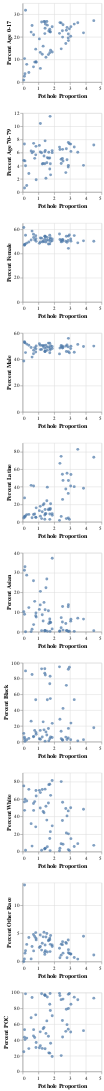

This figure's notebook cell:
### Code cell
import altair as alt

# Assuming demogsPotholesmerged_df is your DataFrame
alt.Chart(demogsPotholesmerged_df).mark_circle().encode(
    alt.X(alt.repeat("column"), type='quantitative'),
    alt.Y(alt.repeat("row"), type='quantitative'),
    tooltip=['ZIP_CODE', 'Pothole Proportion', 'Percent Age 0-17', 'Percent Age 70-79', 'Percent Female', 'Percent Male', 'Percent Latine', 'Percent Asian', 'Percent Black', 'Percent White', 'Percent Other Race', 'Percent POC']
).properties(
    width=150,
    height=150
).repeat(
    row=['Percent Age 0-17', 'Percent Age 70-79', 'Percent Female', 'Percent Male', 'Percent Latine', 'Percent Asian', 'Percent Black', 'Percent White', 'Percent Other Race', 'Percent POC'],
    column=['Pothole Proportion']
)

### Figure 1 — Vega-Lite specification as saved in the notebook (floating-point values rounded to 4 significant figures)
{"config": {"view": {"continuousWidth": 400, "continuousHeight": 300}}, "repeat": {"column": ["Pothole Proportion"], "row": ["Percent Age 0-17", "Percent Age 70-79", "Percent Female", "Percent Male", "Percent Latine", "Percent Asian", "Percent Black", "Percent White", "Percent Other Race", "Percent POC"]}, "spec": {"data": {"name": "data-7022dec28c17dc42c24226c8337153cd"}, "mark": "circle", "encoding": {"tooltip": [{"field": "ZIP_CODE", "type": "nominal"}, {"field": "Pothole Proportion", "type": "quantitative"}, {"field": "Percent Age 0-17", "type": "quantitative"}, {"field": "Percent Age 70-79", "type": "quantitative"}, {"field": "Percent Female", "type": "quantitative"}, {"field": "Percent Male", "type": "quantitative"}, {"field": "Percent Latine", "type": "quantitative"}, {"field": "Percent Asian", "type": "quantitative"}, {"field": "Percent Black", "type": "quantitative"}, {"field": "Percent White", "type": "quantitative"}, {"field": "Percent Other Race", "type": "quantitative"}, {"field": "Percent POC", "type": "quantitative"}], "x": {"field": {"repeat": "column"}, "type": "quantitative"}, "y": {"field": {"repeat": "row"}, "type": "quantitative"}}, "height": 150, "width": 150}, "$schema": "https://vega.github.io/schema/vega-lite/v4.17.0.json", "datasets": {"data-7022dec28c17dc42c24226c8337153cd": [{"ZIP_CODE": "60601", "Pothole Proportion": 0.6883, "zip": "60601", "Percent Age 0-17": 6.748, "Percent Age 70-79": 6.147, "Percent Female": 55.8, "Percent Male": 44.2, "Percent Latine": 8.336, "Percent Asian": 25.85, "Percent Black": 6.133, "Percent White": 54.88, "Percent Other Race": 4.803, "Percent POC": 45.12}, {"ZIP_CODE": "60602", "Pothole Proportion": 0.1241, "zip": "60602", "Percent Age 0-17": 10.42, "Percent Age 70-79": 0.613, "Percent Female": 47.29, "Percent Male": 52.71, "Percent Latine": 27.23, "Percent Asian": 8.844, "Percent Black": 3.327, "Percent White": 47.02, "Percent Other Race": 13.57, "Percent POC": 52.98}, {"ZIP_CODE": "60603", "Pothole Proportion": 0.1146, "zip": "60603", "Percent Age 0-17": 2.588, "Percent Age 70-79": 7.294, "Percent Female": 46.67, "Percent Male": 53.33, "Percent Latine": 6.118, "Percent Asian": 31.14, "Percent Black": 5.569, "Percent White": 56.71, "Percent Other Race": 0.4706, "Percent POC": 43.29}, {"ZIP_CODE": "60604", "Pothole Proportion": 0.07559, "zip": "60604", "Percent Age 0-17": 0.8734, "Percent Age 70-79": 4.803, "Percent Female": 61.28, "Percent Male": 38.72, "Percent Latine": 4.367, "Percent Asian": 10.19, "Percent Black": 10.48, "Percent White": 74.96, "Percent Other Race": 0.0, "Percent POC": 25.04}, {"ZIP_CODE": "60605", "Pothole Proportion": 0.7646, "zip": "60605", "Percent Age 0-17": 8.857, "Percent Age 70-79": 5.113, "Percent Female": 51.11, "Percent Male": 48.89, "Percent Latine": 8.857, "Percent Asian": 15.41, "Percent Black": 14.25, "Percent White": 57.04, "Percent Other Race": 4.449, "Percent POC": 42.96}, {"ZIP_CODE": "60606", "Pothole Proportion": 0.1496, "zip": "60606", "Percent Age 0-17": 3.669, "Percent Age 70-79": 4.73, "Percent Female": 47.51, "Percent Male": 52.49, "Percent Latine": 5.428, "Percent Asian": 32.96, "Percent Black": 0.4851, "Percent White": 59.64, "Percent Other Race": 1.486, "Percent POC": 40.36}, {"ZIP_CODE": "60607", "Pothole Proportion": 1.478, "zip": "60607", "Percent Age 0-17": 11.0, "Percent Age 70-79": 2.081, "Percent Female": 49.35, "Percent Male": 50.65, "Percent Latine": 9.146, "Percent Asian": 22.31, "Percent Black": 12.39, "Percent White": 51.8, "Percent Other Race": 4.355, "Percent POC": 48.2}, {"ZIP_CODE": "60608", "Pothole Proportion": 2.903, "zip": "60608", "Percent Age 0-17": 18.39, "Percent Age 70-79": 4.054, "Percent Female": 44.12, "Percent Male": 55.88, "Percent Latine": 47.17, "Percent Asian": 13.72, "Percent Black": 16.78, "Percent White": 20.25, "Percent Other Race": 2.082, "Percent POC": 79.75}, {"ZIP_CODE": "60609", "Pothole Proportion": 3.062, "zip": "60609", "Percent Age 0-17": 24.57, "Percent Age 70-79": 6.177, "Percent Female": 50.05, "Percent Male": 49.95, "Percent Latine": 54.0, "Percent Asian": 6.343, "Percent Black": 23.56, "Percent White": 14.78, "Percent Other Race": 1.319, "Percent POC": 85.22}, {"ZIP_CODE": "60610", "Pothole Proportion": 0.8458, "zip": "60610", "Percent Age 0-17": 8.998, "Percent Age 70-79": 6.942, "Percent Female": 52.08, "Percent Male": 47.92, "Percent Latine": 4.971, "Percent Asian": 9.474, "Percent Black": 11.71, "Percent White": 69.71, "Percent Other Race": 4.139, "Percent POC": 30.29}, {"ZIP_CODE": "60611", "Pothole Proportion": 1.125, "zip": "60611", "Percent Age 0-17": 6.056, "Percent Age 70-79": 10.42, "Percent Female": 52.67, "Percent Male": 47.33, "Percent Latine": 6.458, "Percent Asian": 20.47, "Percent Black": 3.116, "Percent White": 67.28, "Percent Other Race": 2.671, "Percent POC": 32.72}, {"ZIP_CODE": "60612", "Pothole Proportion": 1.756, "zip": "60612", "Percent Age 0-17": 22.18, "Percent Age 70-79": 4.303, "Percent Female": 52.85, "Percent Male": 47.15, "Percent Latine": 15.1, "Percent Asian": 4.527, "Percent Black": 54.61, "Percent White": 22.72, "Percent Other Race": 3.052, "Percent POC": 77.28}, {"ZIP_CODE": "60613", "Pothole Proportion": 1.244, "zip": "60613", "Percent Age 0-17": 12.35, "Percent Age 70-79": 4.249, "Percent Female": 49.43, "Percent Male": 50.57, "Percent Latine": 11.49, "Percent Asian": 8.581, "Percent Black": 5.893, "Percent White": 70.78, "Percent Other Race": 3.251, "Percent POC": 29.22}, {"ZIP_CODE": "60614", "Pothole Proportion": 2.446, "zip": "60614", "Percent Age 0-17": 14.73, "Percent Age 70-79": 4.336, "Percent Female": 49.47, "Percent Male": 50.53, "Percent Latine": 6.116, "Percent Asian": 7.138, "Percent Black": 3.791, "Percent White": 79.87, "Percent Other Race": 3.084, "Percent POC": 20.13}, {"ZIP_CODE": "60615", "Pothole Proportion": 0.8307, "zip": "60615", "Percent Age 0-17": 14.61, "Percent Age 70-79": 5.646, "Percent Female": 54.51, "Percent Male": 45.49, "Percent Latine": 5.279, "Percent Asian": 8.128, "Percent Black": 53.2, "Percent White": 28.26, "Percent Other Race": 5.133, "Percent POC": 71.74}, {"ZIP_CODE": "60616", "Pothole Proportion": 1.877, "zip": "60616", "Percent Age 0-17": 13.32, "Percent Age 70-79": 5.983, "Percent Female": 51.89, "Percent Male": 48.11, "Percent Latine": 7.512, "Percent Asian": 37.25, "Percent Black": 23.23, "Percent White": 29.35, "Percent Other Race": 2.66, "Percent POC": 70.65}, {"ZIP_CODE": "60617", "Pothole Proportion": 3.271, "zip": "60617", "Percent Age 0-17": 25.71, "Percent Age 70-79": 6.845, "Percent Female": 54.65, "Percent Male": 45.35, "Percent Latine": 40.07, "Percent Asian": 0.2031, "Percent Black": 53.2, "Percent White": 5.796, "Percent Other Race": 0.7222, "Percent POC": 94.2}, {"ZIP_CODE": "60618", "Pothole Proportion": 3.857, "zip": "60618", "Percent Age 0-17": 21.84, "Percent Age 70-79": 4.048, "Percent Female": 50.32, "Percent Male": 49.68, "Percent Latine": 38.29, "Percent Asian": 6.392, "Percent Black": 2.542, "Percent White": 48.29, "Percent Other Race": 4.487, "Percent POC": 51.71}, {"ZIP_CODE": "60619", "Pothole Proportion": 2.337, "zip": "60619", "Percent Age 0-17": 21.6, "Percent Age 70-79": 6.826, "Percent Female": 55.93, "Percent Male": 44.07, "Percent Latine": 1.643, "Percent Asian": 0.2646, "Percent Black": 94.79, "Percent White": 0.9562, "Percent Other Race": 2.347, "Percent POC": 99.04}, {"ZIP_CODE": "60620", "Pothole Proportion": 2.965, "zip": "60620", "Percent Age 0-17": 23.61, "Percent Age 70-79": 7.335, "Percent Female": 55.14, "Percent Male": 44.86, "Percent Latine": 2.793, "Percent Asian": 0.2941, "Percent Black": 94.37, "Percent White": 1.116, "Percent Other Race": 1.425, "Percent POC": 98.88}, {"ZIP_CODE": "60621", "Pothole Proportion": 1.204, "zip": "60621", "Percent Age 0-17": 26.63, "Percent Age 70-79": 5.973, "Percent Female": 52.52, "Percent Male": 47.48, "Percent Latine": 3.614, "Percent Asian": 0.5426, "Percent Black": 92.32, "Percent White": 1.5, "Percent Other Race": 2.027, "Percent POC": 98.5}, {"ZIP_CODE": "60622", "Pothole Proportion": 1.773, "zip": "60622", "Percent Age 0-17": 14.11, "Percent Age 70-79": 2.609, "Percent Female": 49.73, "Percent Male": 50.27, "Percent Latine": 20.62, "Percent Asian": 4.767, "Percent Black": 5.835, "Percent White": 64.16, "Percent Other Race": 4.615, "Percent POC": 35.84}, {"ZIP_CODE": "60623", "Pothole Proportion": 2.365, "zip": "60623", "Percent Age 0-17": 26.39, "Percent Age 70-79": 6.463, "Percent Female": 51.53, "Percent Male": 48.47, "Percent Latine": 66.67, "Percent Asian": 0.34, "Percent Black": 28.43, "Percent White": 3.881, "Percent Other Race": 0.6735, "Percent POC": 96.12}, {"ZIP_CODE": "60624", "Pothole Proportion": 1.404, "zip": "60624", "Percent Age 0-17": 26.77, "Percent Age 70-79": 4.302, "Percent Female": 51.58, "Percent Male": 48.42, "Percent Latine": 7.73, "Percent Asian": 0.3704, "Percent Black": 86.85, "Percent White": 3.412, "Percent Other Race": 1.638, "Percent POC": 96.59}, {"ZIP_CODE": "60625", "Pothole Proportion": 2.891, "zip": "60625", "Percent Age 0-17": 19.58, "Percent Age 70-79": 3.785, "Percent Female": 50.61, "Percent Male": 49.39, "Percent Latine": 32.36, "Percent Asian": 12.65, "Percent Black": 4.723, "Percent White": 46.44, "Percent Other Race": 3.831, "Percent POC": 53.56}, {"ZIP_CODE": "60626", "Pothole Proportion": 1.301, "zip": "60626", "Percent Age 0-17": 15.92, "Percent Age 70-79": 4.33, "Percent Female": 50.34, "Percent Male": 49.66, "Percent Latine": 19.27, "Percent Asian": 5.416, "Percent Black": 25.14, "Percent White": 45.79, "Percent Other Race": 4.378, "Percent POC": 54.21}, {"ZIP_CODE": "60628", "Pothole Proportion": 2.897, "zip": "60628", "Percent Age 0-17": 21.3, "Percent Age 70-79": 7.536, "Percent Female": 54.21, "Percent Male": 45.79, "Percent Latine": 4.303, "Percent Asian": 0.1225, "Percent Black": 91.75, "Percent White": 2.267, "Percent Other Race": 1.558, "Percent POC": 97.73}, {"ZIP_CODE": "60629", "Pothole Proportion": 4.511, "zip": "60629", "Percent Age 0-17": 27.24, "Percent Age 70-79": 7.152, "Percent Female": 50.01, "Percent Male": 49.99, "Percent Latine": 73.6, "Percent Asian": 0.5536, "Percent Black": 17.56, "Percent White": 7.117, "Percent Other Race": 1.166, "Percent POC": 92.88}, {"ZIP_CODE": "60630", "Pothole Proportion": 2.533, "zip": "60630", "Percent Age 0-17": 19.95, "Percent Age 70-79": 6.485, "Percent Female": 49.98, "Percent Male": 50.02, "Percent Latine": 25.51, "Percent Asian": 12.81, "Percent Black": 1.811, "Percent White": 56.35, "Percent Other Race": 3.52, "Percent POC": 43.65}, {"ZIP_CODE": "60631", "Pothole Proportion": 1.658, "zip": "60631", "Percent Age 0-17": 22.64, "Percent Age 70-79": 6.035, "Percent Female": 50.72, "Percent Male": 49.28, "Percent Latine": 14.68, "Percent Asian": 4.126, "Percent Black": 1.004, "Percent White": 76.37, "Percent Other Race": 3.822, "Percent POC": 23.63}, {"ZIP_CODE": "60632", "Pothole Proportion": 3.495, "zip": "60632", "Percent Age 0-17": 26.33, "Percent Age 70-79": 6.038, "Percent Female": 48.69, "Percent Male": 51.31, "Percent Latine": 82.62, "Percent Asian": 6.888, "Percent Black": 1.008, "Percent White": 9.058, "Percent Other Race": 0.4279, "Percent POC": 90.94}, {"ZIP_CODE": "60633", "Pothole Proportion": 0.5395, "zip": "60633", "Percent Age 0-17": 22.16, "Percent Age 70-79": 6.249, "Percent Female": 51.03, "Percent Male": 48.97, "Percent Latine": 41.59, "Percent Asian": 0.0789, "Percent Black": 26.0, "Percent White": 31.87, "Percent Other Race": 0.4655, "Percent POC": 68.13}, {"ZIP_CODE": "60634", "Pothole Proportion": 3.047, "zip": "60634", "Percent Age 0-17": 20.3, "Percent Age 70-79": 7.282, "Percent Female": 51.88, "Percent Male": 48.12, "Percent Latine": 40.87, "Percent Asian": 5.35, "Percent Black": 2.475, "Percent White": 49.98, "Percent Other Race": 1.333, "Percent POC": 50.02}, {"ZIP_CODE": "60636", "Pothole Proportion": 1.741, "zip": "60636", "Percent Age 0-17": 22.35, "Percent Age 70-79": 11.5, "Percent Female": 51.83, "Percent Male": 48.17, "Percent Latine": 14.05, "Percent Asian": 0.1611, "Percent Black": 82.9, "Percent White": 1.121, "Percent Other Race": 1.762, "Percent POC": 98.88}, {"ZIP_CODE": "60637", "Pothole Proportion": 1.721, "zip": "60637", "Percent Age 0-17": 23.42, "Percent Age 70-79": 5.172, "Percent Female": 55.01, "Percent Male": 44.99, "Percent Latine": 2.781, "Percent Asian": 5.055, "Percent Black": 73.42, "Percent White": 14.89, "Percent Other Race": 3.853, "Percent POC": 85.11}, {"ZIP_CODE": "60638", "Pothole Proportion": 2.814, "zip": "60638", "Percent Age 0-17": 24.24, "Percent Age 70-79": 4.908, "Percent Female": 49.1, "Percent Male": 50.9, "Percent Latine": 55.3, "Percent Asian": 0.6513, "Percent Black": 2.685, "Percent White": 40.7, "Percent Other Race": 0.6632, "Percent POC": 59.3}, {"ZIP_CODE": "60639", "Pothole Proportion": 2.44, "zip": "60639", "Percent Age 0-17": 26.24, "Percent Age 70-79": 4.986, "Percent Female": 50.56, "Percent Male": 49.44, "Percent Latine": 74.64, "Percent Asian": 1.99, "Percent Black": 13.22, "Percent White": 9.014, "Percent Other Race": 1.134, "Percent POC": 90.99}, {"ZIP_CODE": "60640", "Pothole Proportion": 1.635, "zip": "60640", "Percent Age 0-17": 12.18, "Percent Age 70-79": 5.142, "Percent Female": 47.72, "Percent Male": 52.28, "Percent Latine": 13.61, "Percent Asian": 10.62, "Percent Black": 16.63, "Percent White": 55.45, "Percent Other Race": 3.68, "Percent POC": 44.55}, {"ZIP_CODE": "60641", "Pothole Proportion": 2.521, "zip": "60641", "Percent Age 0-17": 22.78, "Percent Age 70-79": 5.107, "Percent Female": 51.41, "Percent Male": 48.59, "Percent Latine": 54.3, "Percent Asian": 4.911, "Percent Black": 2.386, "Percent White": 35.41, "Percent Other Race": 2.997, "Percent POC": 64.59}, {"ZIP_CODE": "60642", "Pothole Proportion": 0.8585, "zip": "60642", "Percent Age 0-17": 8.814, "Percent Age 70-79": 1.867, "Percent Female": 49.93, "Percent Male": 50.07, "Percent Latine": 15.94, "Percent Asian": 7.406, "Percent Black": 9.455, "Percent White": 63.37, "Percent Other Race": 3.832, "Percent POC": 36.63}, {"ZIP_CODE": "60643", "Pothole Proportion": 2.772, "zip": "60643", "Percent Age 0-17": 22.97, "Percent Age 70-79": 6.569, "Percent Female": 54.15, "Percent Male": 45.85, "Percent Latine": 3.649, "Percent Asian": 0.5864, "Percent Black": 71.35, "Percent White": 21.2, "Percent Other Race": 3.217, "Percent POC": 78.8}, {"ZIP_CODE": "60644", "Pothole Proportion": 1.439, "zip": "60644", "Percent Age 0-17": 25.78, "Percent Age 70-79": 6.322, "Percent Female": 53.75, "Percent Male": 46.25, "Percent Latine": 9.101, "Percent Asian": 0.6362, "Percent Black": 84.53, "Percent White": 3.802, "Percent Other Race": 1.925, "Percent POC": 96.2}, {"ZIP_CODE": "60645", "Pothole Proportion": 1.356, "zip": "60645", "Percent Age 0-17": 26.87, "Percent Age 70-79": 5.481, "Percent Female": 49.48, "Percent Male": 50.52, "Percent Latine": 20.69, "Percent Asian": 14.85, "Percent Black": 14.95, "Percent White": 44.33, "Percent Other Race": 5.185, "Percent POC": 55.67}, {"ZIP_CODE": "60646", "Pothole Proportion": 1.424, "zip": "60646", "Percent Age 0-17": 23.88, "Percent Age 70-79": 7.775, "Percent Female": 54.07, "Percent Male": 45.93, "Percent Latine": 14.03, "Percent Asian": 11.11, "Percent Black": 0.6752, "Percent White": 71.25, "Percent Other Race": 2.936, "Percent POC": 28.75}, {"ZIP_CODE": "60647", "Pothole Proportion": 2.736, "zip": "60647", "Percent Age 0-17": 17.09, "Percent Age 70-79": 2.948, "Percent Female": 50.03, "Percent Male": 49.97, "Percent Latine": 37.43, "Percent Asian": 4.203, "Percent Black": 5.798, "Percent White": 49.17, "Percent Other Race": 3.399, "Percent POC": 50.83}, {"ZIP_CODE": "60649", "Pothole Proportion": 1.406, "zip": "60649", "Percent Age 0-17": 21.51, "Percent Age 70-79": 6.107, "Percent Female": 54.14, "Percent Male": 45.86, "Percent Latine": 2.877, "Percent Asian": 0.6003, "Percent Black": 92.41, "Percent White": 2.846, "Percent Other Race": 1.262, "Percent POC": 97.15}, {"ZIP_CODE": "60651", "Pothole Proportion": 1.565, "zip": "60651", "Percent Age 0-17": 25.23, "Percent Age 70-79": 5.228, "Percent Female": 53.06, "Percent Male": 46.94, "Percent Latine": 39.48, "Percent Asian": 0.2491, "Percent Black": 53.05, "Percent White": 5.543, "Percent Other Race": 1.682, "Percent POC": 94.46}, {"ZIP_CODE": "60652", "Pothole Proportion": 2.56, "zip": "60652", "Percent Age 0-17": 25.43, "Percent Age 70-79": 4.71, "Percent Female": 51.08, "Percent Male": 48.92, "Percent Latine": 47.21, "Percent Asian": 0.8233, "Percent Black": 42.18, "Percent White": 8.313, "Percent Other Race": 1.481, "Percent POC": 91.69}, {"ZIP_CODE": "60653", "Pothole Proportion": 0.5983, "zip": "60653", "Percent Age 0-17": 25.06, "Percent Age 70-79": 5.953, "Percent Female": 58.37, "Percent Male": 41.63, "Percent Latine": 4.615, "Percent Asian": 1.275, "Percent Black": 85.14, "Percent White": 6.292, "Percent Other Race": 2.677, "Percent POC": 93.71}, {"ZIP_CODE": "60654", "Pothole Proportion": 0.3946, "zip": "60654", "Percent Age 0-17": 4.236, "Percent Age 70-79": 2.813, "Percent Female": 49.33, "Percent Male": 50.67, "Percent Latine": 8.395, "Percent Asian": 12.22, "Percent Black": 4.108, "Percent White": 71.02, "Percent Other Race": 4.255, "Percent POC": 28.98}, {"ZIP_CODE": "60655", "Pothole Proportion": 1.871, "zip": "60655", "Percent Age 0-17": 24.56, "Percent Age 70-79": 6.292, "Percent Female": 50.34, "Percent Male": 49.66, "Percent Latine": 9.36, "Percent Asian": 1.43, "Percent Black": 5.21, "Percent White": 81.06, "Percent Other Race": 2.943, "Percent POC": 18.94}, {"ZIP_CODE": "60656", "Pothole Proportion": 1.062, "zip": "60656", "Percent Age 0-17": 19.15, "Percent Age 70-79": 7.082, "Percent Female": 48.25, "Percent Male": 51.75, "Percent Latine": 12.72, "Percent Asian": 11.31, "Percent Black": 3.607, "Percent White": 69.87, "Percent Other Race": 2.498, "Percent POC": 30.13}, {"ZIP_CODE": "60657", "Pothole Proportion": 1.721, "zip": "60657", "Percent Age 0-17": 12.99, "Percent Age 70-79": 3.49, "Percent Female": 47.82, "Percent Male": 52.18, "Percent Latine": 8.865, "Percent Asian": 6.501, "Percent Black": 3.672, "Percent White": 76.8, "Percent Other Race": 4.16, "Percent POC": 23.2}, {"ZIP_CODE": "60659", "Pothole Proportion": 1.535, "zip": "60659", "Percent Age 0-17": 26.87, "Percent Age 70-79": 4.439, "Percent Female": 50.9, "Percent Male": 49.1, "Percent Latine": 23.97, "Percent Asian": 26.71, "Percent Black": 8.411, "Percent White": 35.94, "Percent Other Race": 4.969, "Percent POC": 64.06}, {"ZIP_CODE": "60660", "Pothole Proportion": 1.117, "zip": "60660", "Percent Age 0-17": 13.16, "Percent Age 70-79": 6.077, "Percent Female": 49.32, "Percent Male": 50.68, "Percent Latine": 17.64, "Percent Asian": 13.6, "Percent Black": 14.26, "Percent White": 49.79, "Percent Other Race": 4.71, "Percent POC": 50.21}, {"ZIP_CODE": "60661", "Pothole Proportion": 0.2602, "zip": "60661", "Percent Age 0-17": 7.857, "Percent Age 70-79": 0.9844, "Percent Female": 48.49, "Percent Male": 51.51, "Percent Latine": 8.218, "Percent Asian": 28.69, "Percent Black": 2.366, "Percent White": 57.69, "Percent Other Race": 3.034, "Percent POC": 42.31}, {"ZIP_CODE": "60666", "Pothole Proportion": 0.02387, "zip": "60666", "Percent Age 0-17": null, "Percent Age 70-79": null, "Percent Female": null, "Percent Male": null, "Percent Latine": null, "Percent Asian": null, "Percent Black": null, "Percent White": null, "Percent Other Race": null, "Percent POC": null}, {"ZIP_CODE": "60707", "Pothole Proportion": 0.6978, "zip": "60707", "Percent Age 0-17": 20.99, "Percent Age 70-79": 7.395, "Percent Female": 53.11, "Percent Male": 46.89, "Percent Latine": 40.76, "Percent Asian": 3.609, "Percent Black": 6.769, "Percent White": 46.98, "Percent Other Race": 1.883, "Percent POC": 53.02}, {"ZIP_CODE": "60827", "Pothole Proportion": 0.1854, "zip": "60827", "Percent Age 0-17": 31.83, "Percent Age 70-79": 3.995, "Percent Female": 54.92, "Percent Male": 45.08, "Percent Latine": 6.782, "Percent Asian": 0.01153, "Percent Black": 89.69, "Percent White": 1.599, "Percent Other Race": 1.918, "Percent POC": 98.4}]}}
